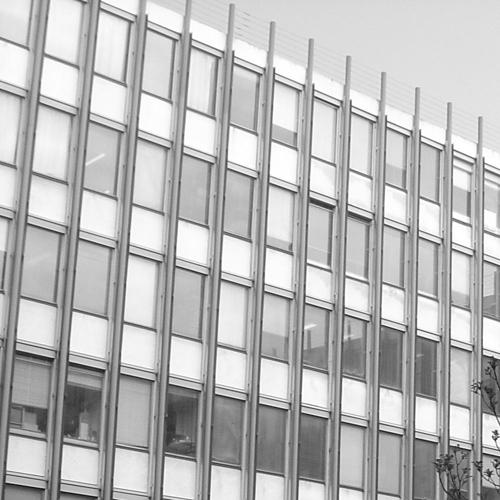
#> input picture notebooks/06-harris-corners/images/Jussieu_wikipedia.jpg, 500 x 500 px
$ python -i figures.py   (imports and definitions only)
#> lines starting #> are read from the running program, lines starting #| are printed output that depends on the picture; after the words box and inside, x2 and y2 are one past the last pixel; in counts of white or black regions, pixels touching at a corner belong together
### cvlab/histogram.py
"""Histograms, contrast stretching, equalisation and thresholding on uint8 images."""
import numpy as np


def histogram(img, bins=256):
    """Count how many pixels hold each grey level."""
    h = np.zeros(bins, dtype=np.int64)
    np.add.at(h, img.ravel().astype(np.int64), 1)
    return h


def cumulative(h):
    return np.cumsum(h)


def stretch(img, lo=None, hi=None):
    """Linearly map [lo, hi] to [0, 255]. Defaults to the image min and max."""
    f = img.astype(np.float64)
    lo = f.min() if lo is None else lo
    hi = f.max() if hi is None else hi
    if hi <= lo:
        return img.copy()
    return np.clip((f - lo) * 255.0 / (hi - lo), 0, 255).astype(np.uint8)


def equalisation_lut(img):
    """Look-up table that makes the cumulative histogram as close to a straight line as possible."""
    h = histogram(img)
    c = cumulative(h)
    cmin = c[c > 0][0]
    n = img.size
    if n == cmin:
        return np.arange(256, dtype=np.uint8)
    return np.clip(np.round((c - cmin) * 255.0 / (n - cmin)), 0, 255).astype(np.uint8)


def equalise(img):
    return equalisation_lut(img)[img]


def threshold(img, t):
    return (img > t).astype(np.uint8) * 255


def otsu(img):
    """Threshold that maximises the between-class variance."""
    h = histogram(img).astype(np.float64)
    p = h / h.sum()
    w = np.cumsum(p)
    m = np.cumsum(p * np.arange(256))
    mt = m[-1]
    with np.errstate(divide="ignore", invalid="ignore"):
        s = (mt * w - m) ** 2 / (w * (1 - w))
    s = np.nan_to_num(s)
    return int(np.argmax(s))

### demo/figures.py
"""Figure builders for the demo. Pure numpy + matplotlib, so they run in the browser (Pyodide)."""
import numpy as np
import matplotlib
# [1 line not run here, left out]
import matplotlib.pyplot as plt
from matplotlib.patches import Rectangle, Ellipse, Circle
from matplotlib.colors import ListedColormap

from cvlab import histogram as H, filters as F, fourier as FT, harris as HR, hough as HG, quadtree as Q, huffman as HF

BG = "#0e1117"
FG = "#e6e6e6"
ACC = "#ffb000"
ACC2 = "#4fc3f7"
ACC3 = "#ff5c8a"
# [6 lines not run here, left out]

KERNELS = {
    "mean (box blur)": lambda n: F.mean_kernel(n),
    "gaussian blur": lambda n: F.gaussian_kernel(n, max(n / 4.0, 0.8)),
    "sobel x (vertical edges)": lambda n: F.SOBEL_X,
    "sobel y (horizontal edges)": lambda n: F.SOBEL_Y,
    "laplacian (edges, all directions)": lambda n: F.LAPLACIAN,
    "sharpen": lambda n: F.SHARPEN,
}


def to_gray(a, max_side=160):
    from PIL import Image
    if a is None:
        raise ValueError("no image")
    a = np.asarray(a)
    if a.ndim == 3:
        a = (0.299 * a[..., 0] + 0.587 * a[..., 1] + 0.114 * a[..., 2])
    im = Image.fromarray(np.clip(a, 0, 255).astype(np.uint8))
    s = max(im.size) / float(max_side)
    if s > 1:
        im = im.resize((max(8, int(round(im.size[0] / s))), max(8, int(round(im.size[1] / s)))), Image.BILINEAR)
    return np.asarray(im, dtype=np.uint8)


def _img(ax, a, title="", cmap="gray", vmin=None, vmax=None):
    ax.imshow(a, cmap=cmap, vmin=vmin, vmax=vmax, interpolation="nearest")
    ax.set_title(title)
    ax.set_xticks([]); ax.set_yticks([])


# [4 lines left out: function _note, not called in this run]


def _fig(rows, cols, w=12, h=None):
    h = h or 4.0 * rows
    fig, axs = plt.subplots(rows, cols, figsize=(w, h), constrained_layout=True)
    return fig, np.atleast_2d(axs)


# ------------------------------------------------------------------ histograms
def histogram_figure(img, lo_pct=1.0, hi_pct=99.0):
    g = to_gray(img, 256)
    lo, hi = np.percentile(g, [lo_pct, hi_pct])
    s = H.stretch(g, lo, hi)
    e = H.equalise(g)
    t = H.otsu(g)
    fig, axs = _fig(3, 3, 12, 11)
    for ax, a, name in zip(axs[0], (g, s, e), ("original", f"stretched [{lo:.0f}, {hi:.0f}] → [0, 255]", "equalised")):
        _img(ax, a, name, vmin=0, vmax=255)
    for ax, a, c in zip(axs[1], (g, s, e), (ACC2, ACC, ACC3)):
        h = H.histogram(a)
        ax.fill_between(np.arange(256), h, color=c, alpha=0.8, step="mid")
        ax.set_xlim(0, 255); ax.set_yticks([]); ax.set_xlabel("grey level")
        ax2 = ax.twinx()
        ax2.plot(np.cumsum(h) / h.sum(), color="white", lw=1.6)
        ax2.set_ylim(0, 1.02); ax2.set_ylabel("cumulative", color="white")
        ax2.spines[:].set_visible(False)
    ax = axs[2, 0]
    x = np.arange(256)
    ax.plot(x, x, "--", color="#777", label="identity")
    ax.plot(x, np.clip((x - lo) * 255 / max(hi - lo, 1), 0, 255), color=ACC, lw=2, label="stretch")
    ax.plot(x, H.equalisation_lut(g), color=ACC3, lw=2, label="equalise (= cumulative histogram)")
    ax.set_title("the transfer curve: input level → output level")
    ax.set_xlabel("input"); ax.set_ylabel("output"); ax.legend(loc="lower right", fontsize=8)
    ax.set_xlim(0, 255); ax.set_ylim(0, 255)
    ax = axs[2, 1]
    h = H.histogram(g)
    ax.fill_between(x, h, color=ACC2, alpha=0.7, step="mid")
    ax.axvline(t, color="white", lw=2)
    ax.set_title(f"Otsu threshold = {t}"); ax.set_yticks([]); ax.set_xlabel("grey level")
    _img(axs[2, 2], H.threshold(g, t), f"pixels > {t}", vmin=0, vmax=255)
    fig.suptitle("Contrast: stretch pulls the used range to full scale, equalise spreads the mass evenly", color=ACC)
    return fig


# ------------------------------------------------------------------ convolution
# [328 lines left out: functions _annotate, convolution_figure, denoise_figure, fourier_figure, sinusoid_figure, harris_figure and 5 more, not called in this run]

>>> import cv2
>>> picture = cv2.imread('../notebooks/06-harris-corners/images/Jussieu_wikipedia.jpg', cv2.IMREAD_GRAYSCALE)
#> picture is the input picture: shape (500, 500); min 10, max 255, mean 185
>>> result = histogram_figure(picture)
#> in to_gray, `im = im.resize((max(8, int(round(im.size[0] / s))), max(8, int(round(i..`:
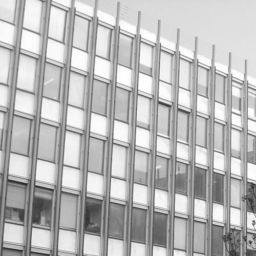
#> im: PIL image 256x256 L; min 41, max 255, mean 185
#> in histogram_figure, `lo, hi = np.percentile(g, [lo_pct, hi_pct])`: lo = 75; hi = 252
#> in stretch, `lo = f.min() if lo is None else lo`: lo = 75
#> in stretch, `hi = f.max() if hi is None else hi`: hi = 252
#> in stretch, `return np.clip((f - lo) * 255.0 / (hi - lo), 0, 255).astype(np.uint8)`:
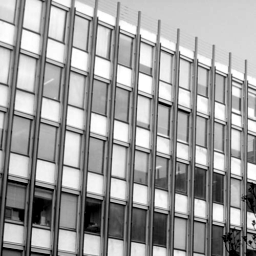
#> returned value: shape (256, 256); min 0, max 255, mean 158.2
#> in equalisation_lut, `h = histogram(img)`: h = 256 values, max 1054 at index 223, min 0 at index 0, mean 256
#> in equalisation_lut, `c = cumulative(h)`: c = 256 values from 0 to 65536
#> in equalisation_lut, `cmin = c[c > 0][0]`: cmin = 1
#> in equalise, `return equalisation_lut(img)[img]`:
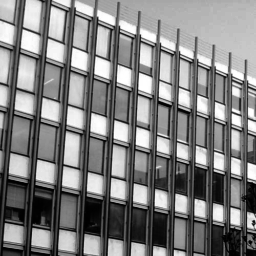
#> returned value: shape (256, 256); min 0, max 255, mean 128.4
#> in otsu, `p = h / h.sum()`: p = 256 values, max 0.0161 at index 223, min 0 at index 0, mean 0.00391
#> in otsu, `w = np.cumsum(p)`: w = 256 values from 0 to 1
#> in otsu, `m = np.cumsum(p * np.arange(256))`: m = 256 values from 0 to 185
#> in otsu, `mt = m[-1]`: mt = 185
#> in otsu, `s = np.nan_to_num(s)`: s = 256 values, max 1552.9 at index 179, min 0 at index 0, mean 686.6
#> in histogram_figure, `t = H.otsu(g)`: t = 179
#> the loop in histogram_figure, `for ax, a, name in zip(axs[0], (g, s, e), ("original", f"stretched [{l..` made 3 passes
#> name on passes 1 to 3: 'original', 'stretched [75, 252] → [0, 255]', 'equalised'
#> the loop in histogram_figure, `for ax, a, c in zip(axs[1], (g, s, e), (ACC2, ACC, ACC3)):` made 3 passes
#> c on passes 1 to 3: '#4fc3f7', '#ffb000', '#ff5c8a'
#> in histogram_figure, `x = np.arange(256)`: x = 256 values from 0 to 255
#> in threshold, `return (img > t).astype(np.uint8) * 255`:
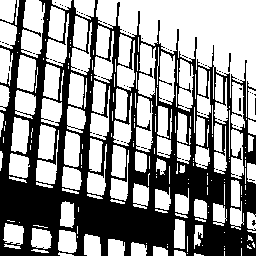
#> returned value: shape (256, 256); 56.8% white; 68 black regions (65 under 20 px), largest, box (x1, y1, x2, y2) and area: (0, 0, 256, 256) 28078, (228, 53, 231, 72) 33, (239, 98, 241, 111) 26
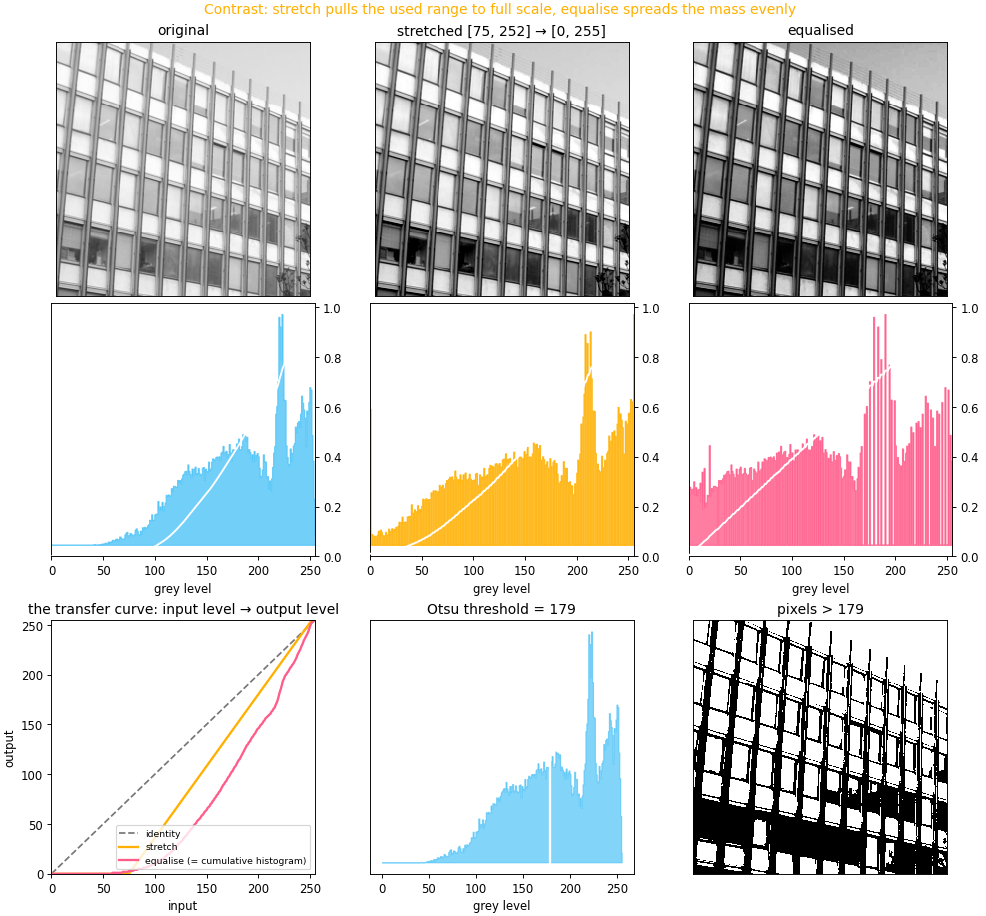
#> figure drawn by matplotlib, 12 panels; panel 7: curve peaks at x = 255, y = 255; panel 7: curve peaks at x = 252, y = 255; panel 7: curve peaks at x = 254, y = 255; panel 10: curve peaks at x = 255, y = 1

$ run again, on notebooks/06-harris-corners/images/left.jpg
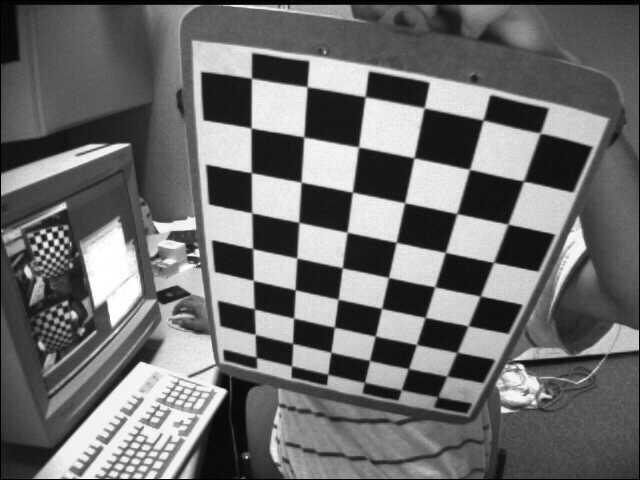
#> input picture notebooks/06-harris-corners/images/left.jpg, 640 x 480 px
#> picture is the input picture: shape (480, 640); min 0, max 255, mean 109
#> in histogram_figure, `lo, hi = np.percentile(g, [lo_pct, hi_pct])`: lo = 11; hi = 244
#> in stretch, `lo = f.min() if lo is None else lo`: lo = 11
#> in stretch, `hi = f.max() if hi is None else hi`: hi = 244
#> in equalisation_lut, `h = histogram(img)`: h = 256 values, max 1379 at index 24, min 0 at index 0, mean 192
#> in equalisation_lut, `c = cumulative(h)`: c = 256 values from 0 to 49152
#> cmin = 1
#> in equalise, `return equalisation_lut(img)[img]`:
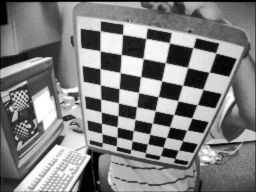
#> returned value: shape (192, 256); min 0, max 255, mean 128.3
#> p = 256 values, max 0.0281 at index 24, min 0 at index 0, mean 0.00391
#> w = 256 values from 0 to 1
#> m = 256 values from 0 to 109.1
#> mt = 109.1
#> in otsu, `s = np.nan_to_num(s)`: s = 256 values, max 4073.5 at index 135, min 0 at index 0, mean 2602.4
#> t = 135
#> the loop in histogram_figure, `for ax, a, name in zip(axs[0], (g, s, e), ("original", f"stretched [{l..` made 3 passes
#> name on passes 1 to 3: 'original', 'stretched [11, 244] → [0, 255]', 'equalised'
#> the loop in histogram_figure, `for ax, a, c in zip(axs[1], (g, s, e), (ACC2, ACC, ACC3)):` made 3 passes
#> c on passes 1 to 3: '#4fc3f7', '#ffb000', '#ff5c8a'
#> x = 256 values from 0 to 255
#> in threshold, `return (img > t).astype(np.uint8) * 255`:
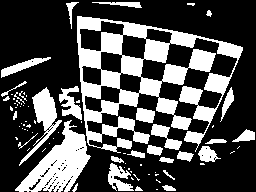
#> returned value: shape (192, 256); 30.8% white; 79 white regions (50 under 20 px), largest, box (x1, y1, x2, y2) and area: (77, 16, 243, 153) 8346, (15, 120, 91, 192) 2396, (19, 87, 62, 166) 902

$ run again, on notebooks/06-harris-corners/images/left2.jpg
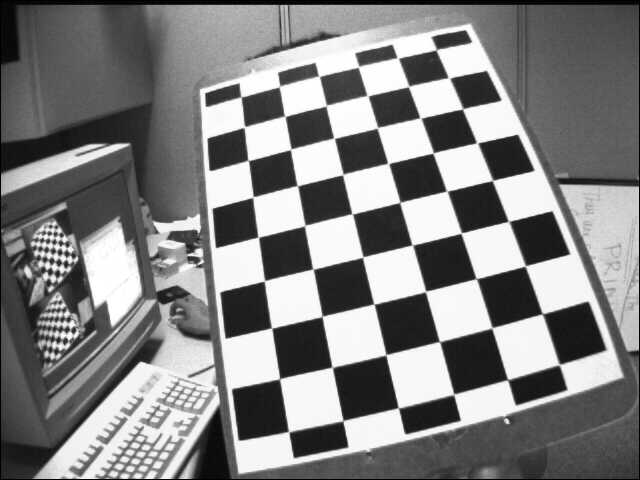
#> input picture notebooks/06-harris-corners/images/left2.jpg, 640 x 480 px
#> picture is the input picture: shape (480, 640); min 0, max 255, mean 129.8
#> in histogram_figure, `lo, hi = np.percentile(g, [lo_pct, hi_pct])`: lo = 12; hi = 254
#> in stretch, `lo = f.min() if lo is None else lo`: lo = 12
#> in stretch, `hi = f.max() if hi is None else hi`: hi = 254
#> in equalisation_lut, `h = histogram(img)`: h = 256 values, max 2341 at index 248, min 0 at index 0, mean 192
#> in equalisation_lut, `c = cumulative(h)`: c = 256 values from 0 to 49152
#> cmin = 1
#> in equalise, `return equalisation_lut(img)[img]`:
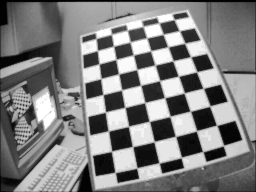
#> returned value: shape (192, 256); min 0, max 255, mean 128.7
#> p = 256 values, max 0.0476 at index 248, min 0 at index 0, mean 0.00391
#> w = 256 values from 0 to 1
#> m = 256 values from 0 to 129.9
#> mt = 129.9
#> in otsu, `s = np.nan_to_num(s)`: s = 256 values, max 5643.7 at index 146, min -7.28e-12 at index 255, mean 3854.3
#> t = 146
#> the loop in histogram_figure, `for ax, a, name in zip(axs[0], (g, s, e), ("original", f"stretched [{l..` made 3 passes
#> name on passes 1 to 3: 'original', 'stretched [12, 254] → [0, 255]', 'equalised'
#> the loop in histogram_figure, `for ax, a, c in zip(axs[1], (g, s, e), (ACC2, ACC, ACC3)):` made 3 passes
#> c on passes 1 to 3: '#4fc3f7', '#ffb000', '#ff5c8a'
#> x = 256 values from 0 to 255
#> in threshold, `return (img > t).astype(np.uint8) * 255`:
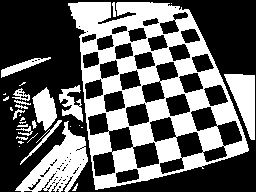
#> returned value: shape (192, 256); 39.4% white; 31 white regions (14 under 20 px), largest, box (x1, y1, x2, y2) and area: (68, 2, 249, 190) 13957, (15, 121, 88, 192) 2229, (224, 74, 255, 140) 1130
